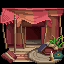

A level layout from a 2D game, rendered from its tile map. Below: a short description, then the map file with its tile-grid data intact:
An orthogonal 4x4 tile map with 16x16 px tiles, 4 tile layers (Back, Back1, Buildings, Front).

<map version="1.10" tiledversion="1.10.2" orientation="orthogonal" renderorder="right-down" width="4" height="4" tilewidth="16" tileheight="16" infinite="0" nextlayerid="5" nextobjectid="1">
 <properties>
  <property name="Fall_Objects" value="T" />
  <property name="Outdoors" value="T" />
  <property name="Spring_Objects" value="T" />
  <property name="Summer_Objects" value="T" />
  <property name="Winter_Objects" value="T" />
 </properties>
 <tileset firstgid="1" source="Astarion_patio_Spring.tsx" />
 <layer id="2" name="Back" width="4" height="4">
  <data encoding="csv">
0,0,0,0,
0,0,0,0,
0,0,0,0,
0,0,0,0
</data>
 </layer>
 <layer id="4" name="Back1" width="4" height="4">
  <data encoding="csv">
0,0,0,0,
0,0,0,0,
0,0,0,0,
0,14,15,0
</data>
 </layer>
 <layer id="1" name="Buildings" width="4" height="4">
  <data encoding="csv">
0,0,0,0,
5,6,7,8,
9,10,11,12,
13,0,0,16
</data>
 </layer>
 <layer id="3" name="Front" width="4" height="4">
  <data encoding="csv">
1,2,3,4,
0,0,0,0,
0,0,0,0,
0,0,0,0
</data>
 </layer>
</map>
